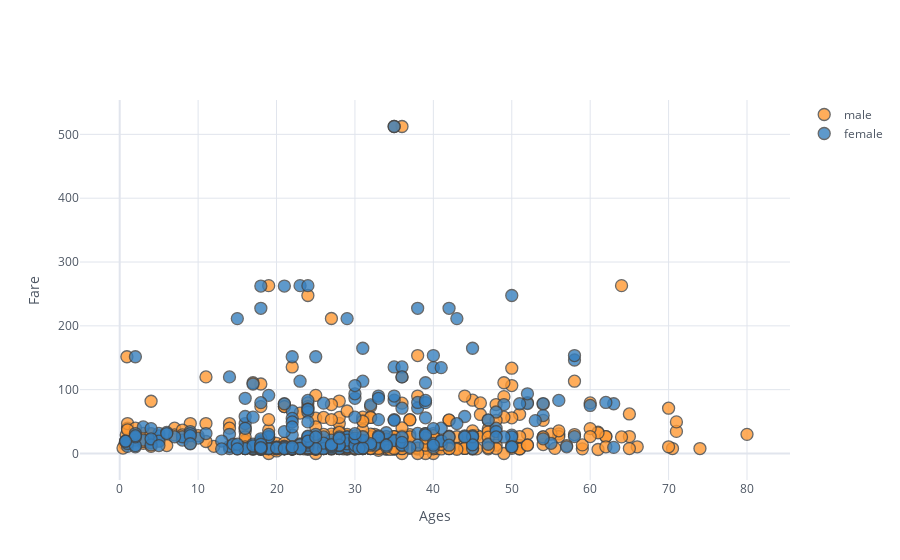

The notebook cell saved with this chart:
### Code cell
train.iplot(kind="scatter", theme="white",x="Age",y="Fare", xTitle='Ages', yTitle='Fare', categories="Sex")

### Figure 1 — Plotly figure (JSON) as saved in the notebook; plotly's stock layout.template omitted (floating-point values rounded to 4 significant figures; data arrays with more than 128 entries replaced by an {"elided": "..."} marker saying what was removed)
{"data": [{"marker": {"color": "rgba(255, 153, 51, 1.0)", "line": {"width": 1.3}, "opacity": 0.8, "size": 12, "symbol": "circle"}, "mode": "markers", "name": "male", "textfont": {"color": "#4D5663"}, "type": "scatter", "x": {"elided": "577 float values"}, "y": {"elided": "577 float values"}}, {"marker": {"color": "rgba(55, 128, 191, 1.0)", "line": {"width": 1.3}, "opacity": 0.8, "size": 12, "symbol": "circle"}, "mode": "markers", "name": "female", "textfont": {"color": "#4D5663"}, "type": "scatter", "x": {"elided": "314 float values"}, "y": {"elided": "314 float values"}}], "layout": {"legend": {"bgcolor": "#FFFFFF", "font": {"color": "#4D5663"}}, "paper_bgcolor": "#FFFFFF", "plot_bgcolor": "#FFFFFF", "title": {"font": {"color": "#4D5663"}}, "xaxis": {"gridcolor": "#E1E5ED", "showgrid": true, "tickfont": {"color": "#4D5663"}, "title": {"font": {"color": "#4D5663"}, "text": "Ages"}, "zerolinecolor": "#E1E5ED"}, "yaxis": {"gridcolor": "#E1E5ED", "showgrid": true, "tickfont": {"color": "#4D5663"}, "title": {"font": {"color": "#4D5663"}, "text": "Fare"}, "zerolinecolor": "#E1E5ED"}}}
